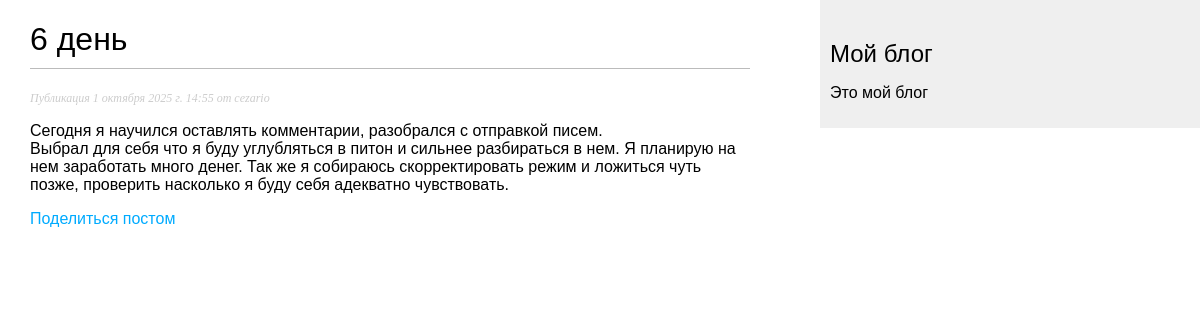
The app's page /blog/2025/10/1/6-den with its own data.
### blog/models.py (models this page shows, shortened)
class Post(models.Model):
    class Status(models.TextChoices):
        DRAFT = 'DF', 'Черновик'
        PUBLISHED = 'PB', 'Опубликован'
    title = models.CharField(max_length=250)
    slug = models.SlugField(max_length=250, unique_for_date='publish')
    author = models.ForeignKey(User,
                               on_delete=models.CASCADE,
                               related_name='blog_posts')
    body = models.TextField()
    publish = models.DateTimeField(default=timezone.now)
    created = models.DateTimeField(auto_now_add=True)
    updated = models.DateTimeField(auto_now=True)
    status = models.CharField(max_length=2,
                              choices=Status.choices,
                              default=Status.DRAFT)
    objects = models.Manager()
    published = PublishedManager()
    class Meta:
        ordering = ['-publish']
        indexes = [
            models.Index(fields=['-publish']),
        ]

### blog/views.py (the view)
# urls.py: path('<int:year>/<int:month>/<int:day>/<slug:post>', views.post_detail, name='post_detail'),
def post_detail(request, year, month, day, post):
    post = get_object_or_404(Post,
                             status = Post.Status.PUBLISHED,
                             slug=post,
                             publish__year=year,
                             publish__month = month,
                             publish__day = day)
    return render(request, 'blog/post/detail.html', {'post': post})

### blog/templates/blog/post/detail.html (shortened to what this page needs)
{% extends "blog/base.html" %}
{% block content %}
<h1> {{ post.title }} </h1>
<p class = "date">
    Публикация {{ post.publish }} от {{ post.author }}
</p>
    {{ post.body|linebreaks }}
<p>
    <a href="{% url 'blog:post_share' post.id %}">
        Поделиться постом
    </a>
</p>
{% endblock %}

### blog/static/css/blog.css (style rules this page uses)
body { margin:0; padding:0; font-family:helvetica, sans-serif; }
a { color:#00abff; text-decoration:none; }
h1 { font-weight:normal; border-bottom:1px solid #bbb; padding:0 0 10px 0; }
p.date { color:#ccc; font-family: georgia, serif; font-size: 12px; font-style: italic; }

### records on screen
Post: title "6 день", publish "1 октября 2025 г. 14:55", author "cezario", body "Сегодня я научился оставлять комментарии, разобрался с отправкой писем. Выбрал для себя что я буду углубляться в питон и сильнее разбираться в нем. Я планирую на нем заработать много денег. Так же я собираюсь скорректировать режим и ложиться чуть позже, проверить насколько я буду себя адекватно чувствовать."
